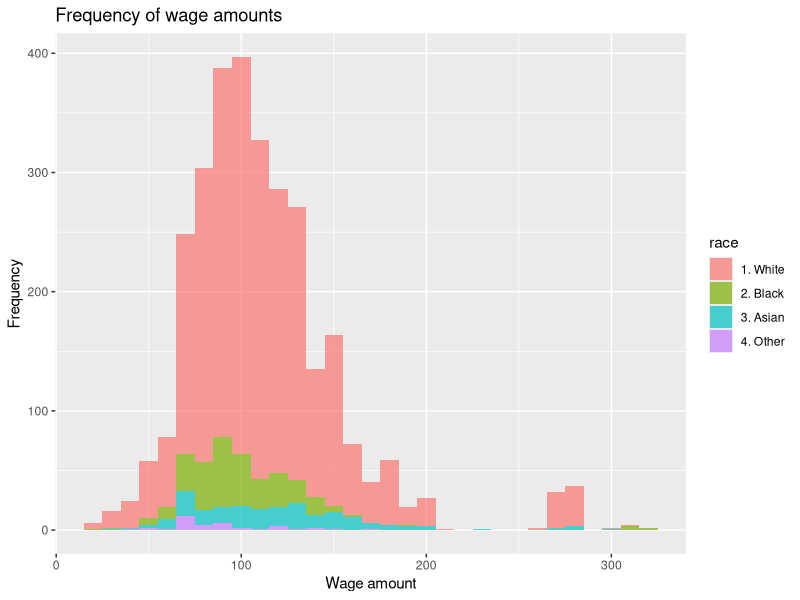
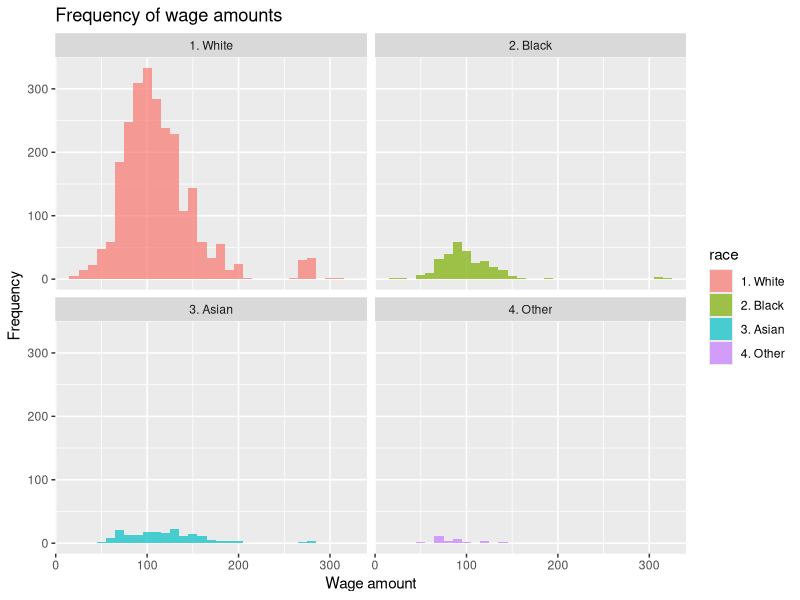
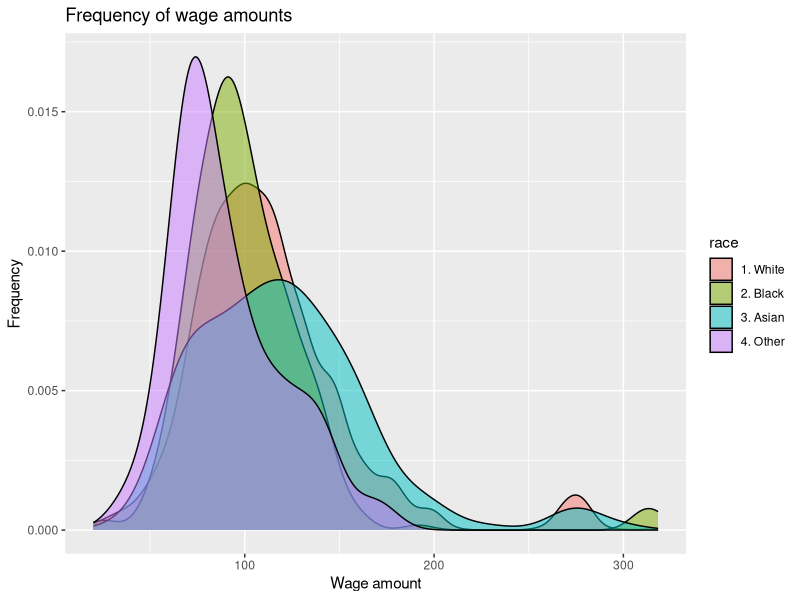
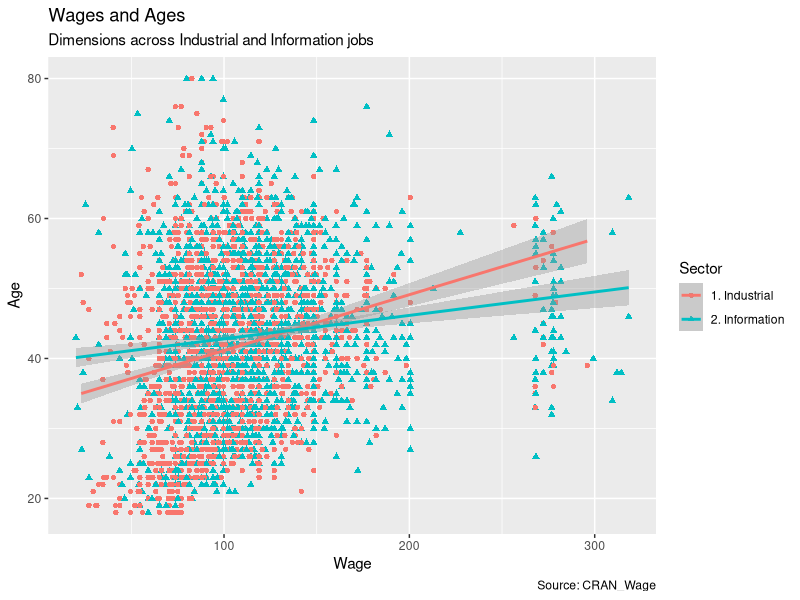
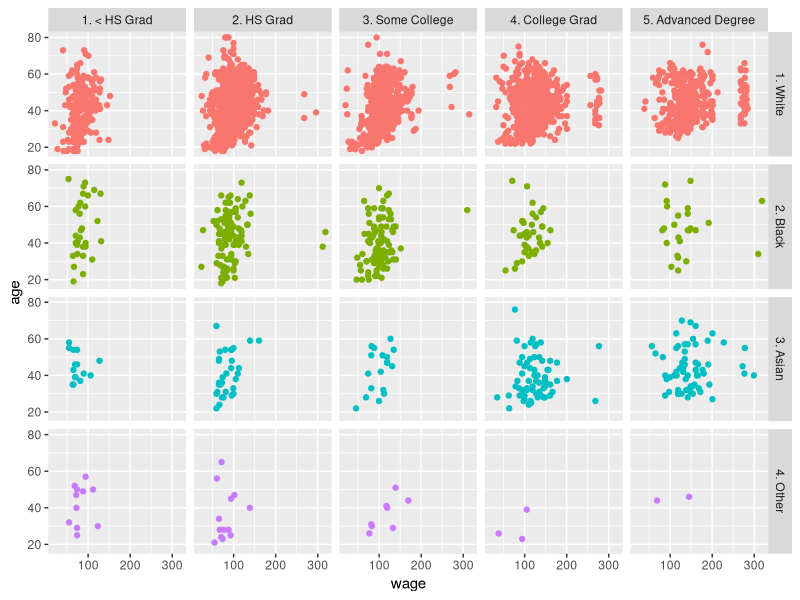
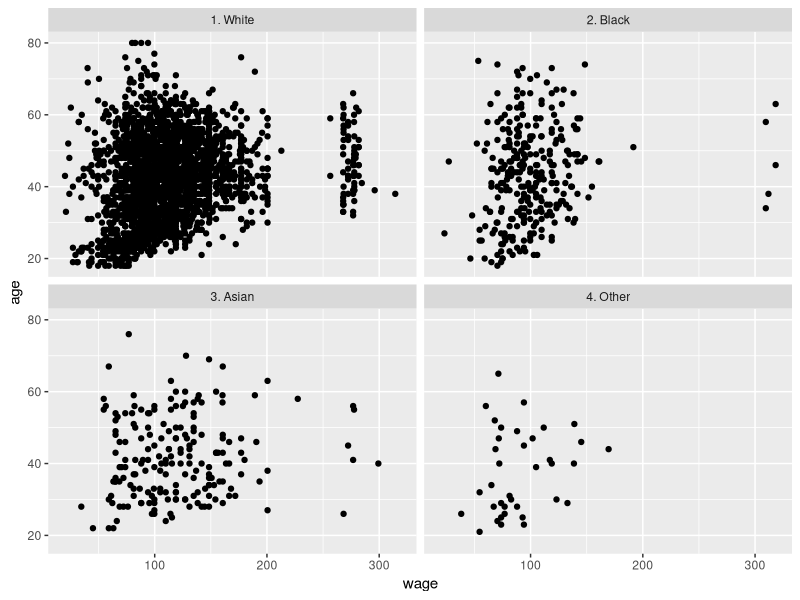
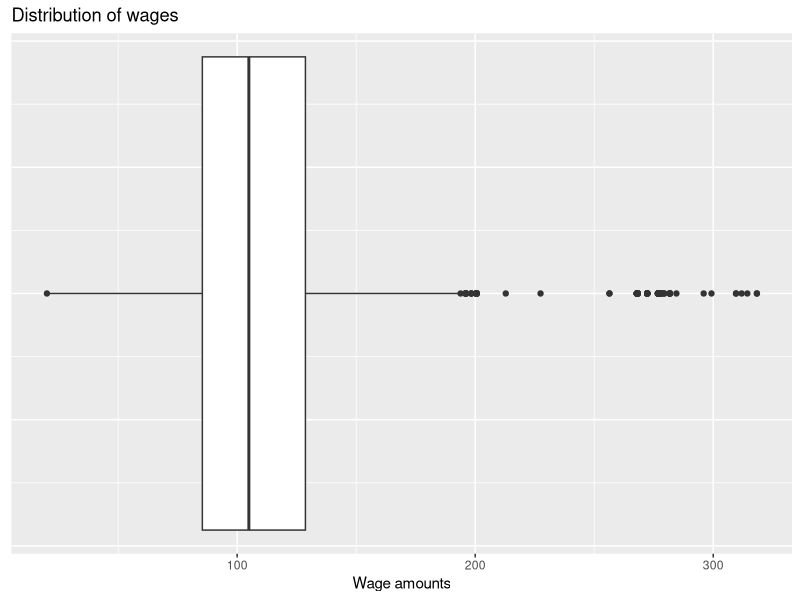
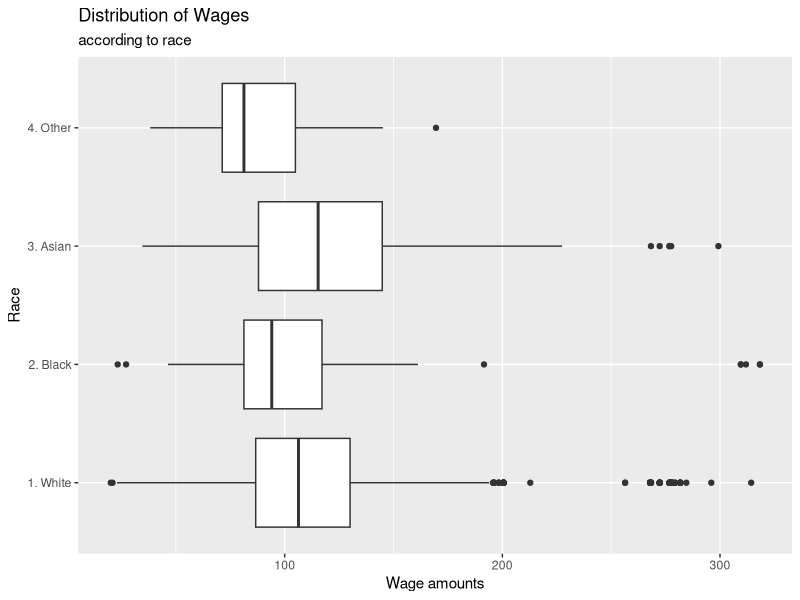

Recreate these plots in R, in order.
## ---- chunk 1
library(tidyverse)
library(dplyr)
library(readxl)
library(ggplot2)
library(hexbin)
## ---- chunk 2
my_data <- read_excel("CRAN_Wage.xlsx")
## ---- chunk 3
glimpse(my_data)



## ---- chunk 4
ggplot(data = my_data, mapping = aes(x = wage, fill = race))+
  geom_histogram(binwidth=10, alpha=0.7)+
  labs(
    x = "Wage amount",
    y = "Frequency",
    title = "Frequency of wage amounts"
  )
## ---- chunk 5
ggplot(data = my_data, mapping = aes(x = wage, fill = race))+
  geom_histogram(binwidth=10, alpha=0.7)+
  labs(
    x = "Wage amount",
    y = "Frequency",
    title = "Frequency of wage amounts"
  )+
  facet_wrap(~race)
## ---- chunk 6
ggplot(data=my_data, mapping = aes(x=wage, fill=race))+
  geom_density(adjust = 1, alpha=0.5)+
  labs(
    x = "Wage amount",
    y = "Frequency",
    title = "Frequency of wage amounts"
  )
## ---- chunk 7
ggplot(data=my_data, 
       mapping = aes (x = wage, 
                      y = age, 
                      colour = jobclass,
                      shape = jobclass)) +
  geom_point()+
  labs(title = "Wages and Ages", 
       subtitle = "Dimensions across Industrial and Information jobs",
       x = "Wage",
       y = "Age",
       colour = "Sector",
       shape = "Sector",
       size = 3,
       alpha=0.7,
       caption = "Source: CRAN_Wage") +
  geom_smooth(method = "lm")#+
  #scale_color_viridis_d()


       
## ---- chunk 8
ggplot(data = my_data, 
       mapping = aes(x = wage, 
                     y = age,
                     colour = race))+
  geom_point()+
  facet_grid(race ~ education)+
  guides(colour = FALSE)
  
## ---- chunk 9
ggplot(data = my_data, 
       mapping = aes(x = wage, 
                     y = age))+
  geom_point()+
  facet_wrap(~ race, ncol = 2)

## ---- chunk 10
ggplot(data=my_data,
       mapping = aes (x = wage))+
  geom_boxplot()+
  labs(
    x = "Wage amounts",
    y = NULL,
    title = "Distribution of wages"
  )+
  theme(
    axis.ticks.y = element_blank(),
    axis.text.y = element_blank())
  

## ---- chunk 11
ggplot(data=my_data,
       mapping = aes (x = wage, y=race))+
  geom_boxplot()+
  labs(
    x = "Wage amounts",
    y = "Race",
    title = "Distribution of Wages",
    subtitle = "according to race"
  )
  

## ---- chunk 12
ggplot(data = my_data, 
       mapping = aes(x = wage, y = age))+
  geom_hex()

## ---- chunk 13
glimpse(my_data)
## ---- chunk 14
my_data %>%
  filter(education == "4. College Grad")
## ---- chunk 15
my_data %>%
  arrange(education) 
## ---- chunk 16
my_data %>%
  mutate(ratio = wage / age,
    .before = 1
  )
## ---- chunk 17
my_data %>%
  group_by(education)

## ---- chunk 18

my_data %>%
  group_by(education) %>%
  summarise(
    mean = mean(wage), 
    median= median(wage),
    sd = sd(wage),
    min = min(wage),
    max = max(wage))

